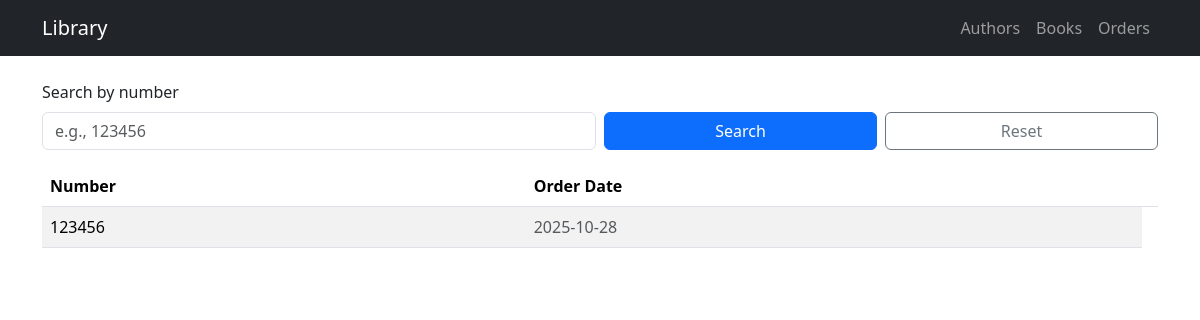
/orders/, run on an earlier commit of the app's database.
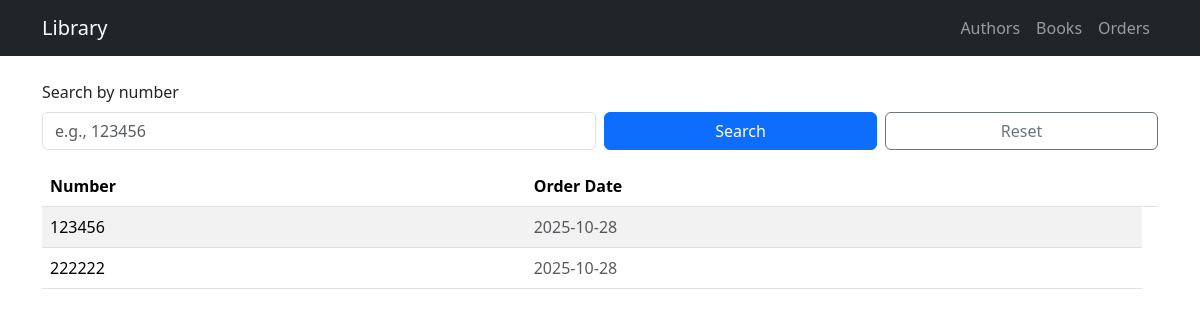
And on a later commit of the database.
### app/models/order.py (models this page shows)
class Order(db.Model):
    __tablename__ = "orders"
    id = db.Column(db.Integer, primary_key=True)
    number = db.Column(db.String(10), nullable=False)
    order_date = db.Column(EpochMsDate, nullable=False)
    user_id = db.Column(
        db.Integer,
        db.ForeignKey("users.id", ondelete="CASCADE"),
        nullable=False,
    )
    user = db.relationship("User", back_populates="orders")
    order_items = db.relationship(
        "OrderItem",
        back_populates="order",
        cascade="all, delete-orphan",
        passive_deletes=True,
    )

### app/web/orders.py (the view)
@orders_bp.get("/")
def index():
    q = (request.args.get("q") or "").strip()
    query = Order.query
    if q:
        like = f"%{q}%"
        query = query.filter((Order.number.ilike(like)))
    orders = query.order_by(Order.number.asc()).all()
    return render_template("orders/index.html", orders=orders, q=q)

### app/models/types.py (called while the page is built)
    def process_result_value(self, value, dialect):
        if value is None:
            return None
        return datetime.fromtimestamp(int(value) / 1000, tz=timezone.utc).date()

### app/templates/orders/index.html
{% extends 'base.html' %}
{% block content %}
  <form class="row gy-2 gx-2 align-items-end mb-3" method="get">
    <div class="col-md-6">
      <label for="q" class="form-label">Search by number</label>
      <input type="text" id="q" name="q" class="form-control" value="{{ q }}" placeholder="e.g., 123456">
    </div>
    <div class="col-md-3">
      <button class="btn btn-primary w-100" type="submit">Search</button>
    </div>
    <div class="col-md-3">
      <a class="btn btn-outline-secondary w-100" href="{{ url_for('orders.index') }}">Reset</a>
    </div>
  </form>
  {% if orders %}
    <div class="table-responsive">
      <table class="table table-striped align-middle">
        <thead>
          <tr>
            <th>Number</th>
            <th>Order Date</th>
            <th style="width: 1%"></th>
          </tr>
        </thead>
        <tbody>
          {% for a in orders %}
          <tr>
            <td>{{ a.number }}</td>
            <td class="text-muted">{{ a.order_date.strftime("%Y-%m-%d") if a.order_date else "" }}</td>
          </tr>
          {% endfor %}
        </tbody>
      </table>
    </div>
  {% else %}
    <p class="text-muted">No orders found.</p>
  {% endif %}
{% endblock %}

### app/templates/base.html (shortened to what this page needs)
<!doctype html>
<html lang="en">
  <head>
    <link rel="stylesheet" href="https://cdn.jsdelivr.net/npm/bootstrap@5.3.3/dist/css/bootstrap.min.css">
  </head>
  <body>
    <nav class="navbar navbar-expand-lg navbar-dark bg-dark mb-4">
      <div class="container">
        <a class="navbar-brand" href="{{ url_for('home') }}">Library</a>
        <div class="navbar-nav">
          <a class="nav-link" href="{{ url_for('authors.index') }}">Authors</a>
          <a class="nav-link" href="{{ url_for('books.index') }}">Books</a>
          <a class="nav-link" href="{{ url_for('orders.index') }}">Orders</a>
        </div>
      </div>
    </nav>
    <main class="container">
      {% block content %}{% endblock %}
    </main>
  </body>
</html>

What changed in the data, as far as the page shows it:
added Order: number "222222", order_date "2025-10-28"
